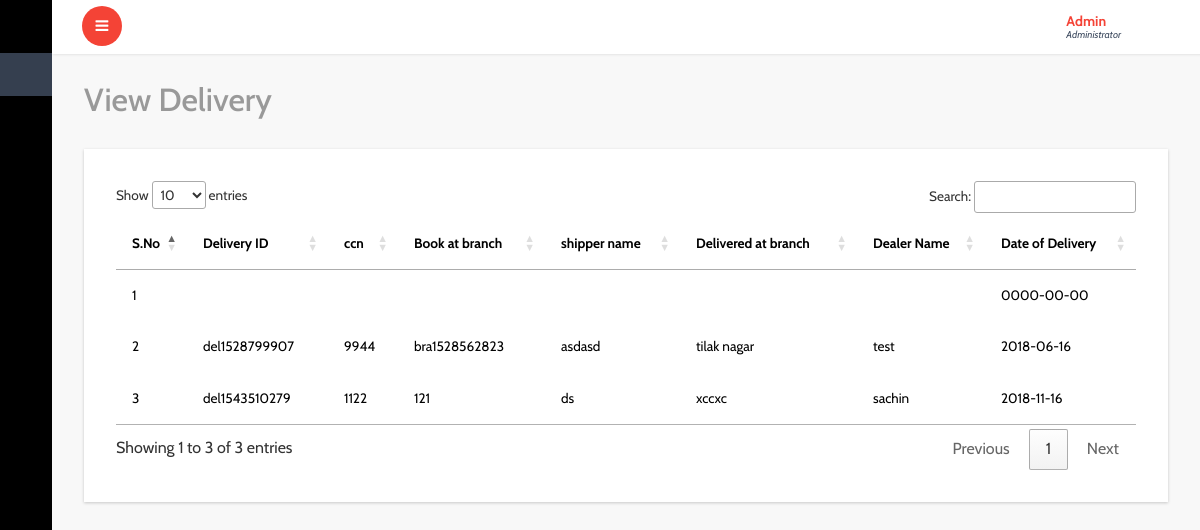
Screenshot of /admin/view_delivery.php with the database file from the repository.
### tables this page shows
CREATE TABLE `delivery` (
  `id` int(11) NOT NULL,
  `ccn` text NOT NULL,
  `deliveryid` text NOT NULL,
  `shippername` text NOT NULL,
  `bookatbranch` text NOT NULL,
  `deliveryedatbranch` text NOT NULL,
  `dealername` text NOT NULL,
  `dateofdelivery` date NOT NULL
);

CREATE TABLE `branch` (
  `id` int(11) NOT NULL,
  `dealer_name` text NOT NULL,
  `branchaddress` text NOT NULL,
  `phone` text NOT NULL,
  `branch_location` text NOT NULL,
  `pincode` text NOT NULL,
  `reqid` text NOT NULL,
  `branch_name` text NOT NULL,
  `branch_id` text NOT NULL
);

### admin/view_delivery.php (the view, shortened to what this page needs)
<?php
include('header.php');
include('sidebar.php');
include('../connection.php');
?>
<link rel="stylesheet" href="http://cdn.datatables.net/1.10.2/css/jquery.dataTables.min.css"></style>
<div id="page-wrapper">
  <div class="graphs">
    <h3 class="blank1">View Delivery</h3>
    <div class="xs tabls">
      <div class="bs-example4" data-example-id="contextual-table">
        <table class="table table-hover" id="example" class="display" width="100%" cellspacing="0">
          <thead>
            <tr>
            <th>S.No</th>
            <th>Delivery ID</th>
              <th>ccn</th>
              <th>Book at branch</th>
              <th>shipper name</th>
              <th>Delivered at branch</th>
              <th>Dealer Name</th>
              <th>Date of Delivery </th>
            </tr>
          </thead>
          <tbody>
          <?php
            $sql="Select * from delivery";
            $res=mysqli_query($conn,$sql);
            $i=1;
            while($ros=mysqli_fetch_array($res))
            {
              ?>
          <tr>
            <td><?php echo $i++;?></td>
             <td><?php echo $ros['deliveryid'];?></td>
            <td><?php echo $ros['ccn'];?></td>
            <td><?php echo $ros['bookatbranch'];?></td>
            <td><?php echo $ros['shippername'];?></td>
            <td><?php $branch= $ros['deliveryedatbranch'];
             $sql1="Select * from branch where branch_id='$branch'";
            $res2=mysqli_query($conn,$sql1);
            $ros2=mysqli_fetch_array($res2);
            echo $ros2['branchaddress'];
            ?></td>
            <td><?php echo $ros['dealername'];?></td>
            <td><?php echo $ros['dateofdelivery'];?></td>
          </tr>
          <?php
        }
        ?>
          </tbody>
        </table>
      </div>
    </div>
  </div>
</div>
<?php
include('footer.php');
?>

### rows the page displays
delivery: dateofdelivery "0000-00-00"
delivery: deliveryid "del1528799907", ccn "9944", bookatbranch "bra1528562823", shippername "asdasd", branch.branchaddress "tilak nagar", dealername "test", dateofdelivery "2018-06-16"
delivery: deliveryid "del1543510279", ccn "1122", bookatbranch "121", shippername "ds", branch.branchaddress "xccxc", dealername "sachin", dateofdelivery "2018-11-16"
